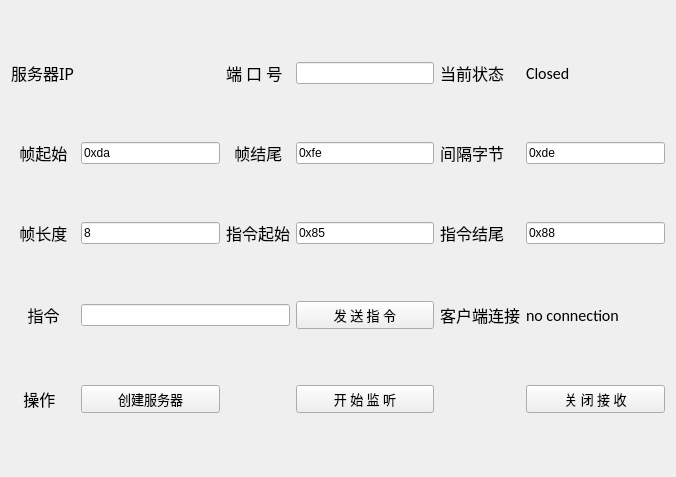
<?xml version="1.0" encoding="UTF-8"?>
<ui version="4.0">
 <class>frmSerialConfig</class>
 <widget class="QWidget" name="frmSerialConfig">
  <property name="geometry">
   <rect>
    <x>0</x>
    <y>0</y>
    <width>676</width>
    <height>477</height>
   </rect>
  </property>
  <property name="windowTitle">
   <string>Form</string>
  </property>
  <layout class="QGridLayout" name="gridLayout">
   <item row="2" column="4">
    <widget class="QLabel" name="label_9">
     <property name="font">
      <font>
       <family>Adobe 黑体 Std R</family>
       <pointsize>12</pointsize>
      </font>
     </property>
     <property name="text">
      <string>指令结尾</string>
     </property>
    </widget>
   </item>
   <item row="1" column="2">
    <widget class="QLabel" name="label_4">
     <property name="font">
      <font>
       <family>Adobe 黑体 Std R</family>
       <pointsize>12</pointsize>
      </font>
     </property>
     <property name="text">
      <string>  帧结尾</string>
     </property>
    </widget>
   </item>
   <item row="4" column="3">
    <widget class="QPushButton" name="pbOpenPort">
     <property name="font">
      <font>
       <family>Adobe 黑体 Std R</family>
       <pointsize>10</pointsize>
      </font>
     </property>
     <property name="text">
      <string>开 始 监 听</string>
     </property>
    </widget>
   </item>
   <item row="4" column="5">
    <widget class="QPushButton" name="pbClosedPort">
     <property name="font">
      <font>
       <family>Adobe 黑体 Std R</family>
       <pointsize>10</pointsize>
      </font>
     </property>
     <property name="text">
      <string>关 闭 接 收</string>
     </property>
    </widget>
   </item>
   <item row="4" column="0">
    <widget class="QLabel" name="label_11">
     <property name="font">
      <font>
       <family>Adobe 黑体 Std R</family>
       <pointsize>12</pointsize>
      </font>
     </property>
     <property name="text">
      <string>   操作</string>
     </property>
    </widget>
   </item>
   <item row="2" column="5">
    <widget class="QLineEdit" name="lineEdit_6">
     <property name="text">
      <string>0x88</string>
     </property>
    </widget>
   </item>
   <item row="1" column="5">
    <widget class="QLineEdit" name="lineEdit_3">
     <property name="text">
      <string>0xde</string>
     </property>
    </widget>
   </item>
   <item row="1" column="1">
    <widget class="QLineEdit" name="lineEdit">
     <property name="text">
      <string>0xda</string>
     </property>
    </widget>
   </item>
   <item row="2" column="0">
    <widget class="QLabel" name="label_7">
     <property name="font">
      <font>
       <family>Adobe 黑体 Std R</family>
       <pointsize>12</pointsize>
      </font>
     </property>
     <property name="text">
      <string>  帧长度</string>
     </property>
    </widget>
   </item>
   <item row="2" column="3">
    <widget class="QLineEdit" name="lineEdit_5">
     <property name="text">
      <string>0x85</string>
     </property>
    </widget>
   </item>
   <item row="1" column="4">
    <widget class="QLabel" name="label_5">
     <property name="font">
      <font>
       <family>Adobe 黑体 Std R</family>
       <pointsize>12</pointsize>
      </font>
     </property>
     <property name="text">
      <string>间隔字节</string>
     </property>
    </widget>
   </item>
   <item row="4" column="1">
    <widget class="QPushButton" name="pbCreateServer">
     <property name="font">
      <font>
       <family>Adobe 黑体 Std R</family>
       <pointsize>10</pointsize>
      </font>
     </property>
     <property name="text">
      <string>创建服务器</string>
     </property>
    </widget>
   </item>
   <item row="3" column="0">
    <widget class="QLabel" name="label_10">
     <property name="font">
      <font>
       <family>Adobe 黑体 Std R</family>
       <pointsize>12</pointsize>
      </font>
     </property>
     <property name="text">
      <string>    指令</string>
     </property>
    </widget>
   </item>
   <item row="2" column="1">
    <widget class="QLineEdit" name="lineEdit_4">
     <property name="text">
      <string>8</string>
     </property>
    </widget>
   </item>
   <item row="0" column="0">
    <widget class="QLabel" name="label">
     <property name="font">
      <font>
       <family>Adobe 黑体 Std R</family>
       <pointsize>12</pointsize>
      </font>
     </property>
     <property name="text">
      <string>服务器IP</string>
     </property>
    </widget>
   </item>
   <item row="0" column="4">
    <widget class="QLabel" name="label_6">
     <property name="font">
      <font>
       <family>Adobe 黑体 Std R</family>
       <pointsize>12</pointsize>
      </font>
     </property>
     <property name="text">
      <string>当前状态</string>
     </property>
    </widget>
   </item>
   <item row="2" column="2">
    <widget class="QLabel" name="label_8">
     <property name="font">
      <font>
       <family>Adobe 黑体 Std R</family>
       <pointsize>12</pointsize>
      </font>
     </property>
     <property name="text">
      <string>指令起始</string>
     </property>
    </widget>
   </item>
   <item row="1" column="0">
    <widget class="QLabel" name="label_3">
     <property name="font">
      <font>
       <family>Adobe 黑体 Std R</family>
       <pointsize>12</pointsize>
      </font>
     </property>
     <property name="text">
      <string>  帧起始</string>
     </property>
    </widget>
   </item>
   <item row="1" column="3">
    <widget class="QLineEdit" name="lineEdit_2">
     <property name="text">
      <string>0xfe</string>
     </property>
    </widget>
   </item>
   <item row="0" column="1">
    <widget class="QLabel" name="IP_address">
     <property name="font">
      <font>
       <family>Calibri</family>
       <pointsize>12</pointsize>
      </font>
     </property>
     <property name="text">
      <string/>
     </property>
    </widget>
   </item>
   <item row="0" column="2">
    <widget class="QLabel" name="label_2">
     <property name="font">
      <font>
       <family>黑体</family>
       <pointsize>12</pointsize>
      </font>
     </property>
     <property name="text">
      <string>端 口 号</string>
     </property>
    </widget>
   </item>
   <item row="0" column="3">
    <widget class="QLineEdit" name="Portname"/>
   </item>
   <item row="0" column="5">
    <widget class="QLabel" name="ServerState">
     <property name="font">
      <font>
       <family>Calibri</family>
       <pointsize>12</pointsize>
      </font>
     </property>
     <property name="text">
      <string>Closed</string>
     </property>
    </widget>
   </item>
   <item row="3" column="1" colspan="2">
    <widget class="QLineEdit" name="lineEdit_7"/>
   </item>
   <item row="3" column="3">
    <widget class="QPushButton" name="pbSendCommand">
     <property name="font">
      <font>
       <family>Adobe 黑体 Std R</family>
       <pointsize>10</pointsize>
      </font>
     </property>
     <property name="text">
      <string>发 送 指 令</string>
     </property>
    </widget>
   </item>
   <item row="3" column="4">
    <widget class="QLabel" name="label_12">
     <property name="font">
      <font>
       <family>黑体</family>
       <pointsize>12</pointsize>
      </font>
     </property>
     <property name="text">
      <string>客户端连接</string>
     </property>
    </widget>
   </item>
   <item row="3" column="5">
    <widget class="QLabel" name="connectstate">
     <property name="font">
      <font>
       <family>Calibri</family>
       <pointsize>12</pointsize>
      </font>
     </property>
     <property name="text">
      <string>no connection</string>
     </property>
    </widget>
   </item>
  </layout>
 </widget>
 <resources/>
 <connections/>
</ui>
